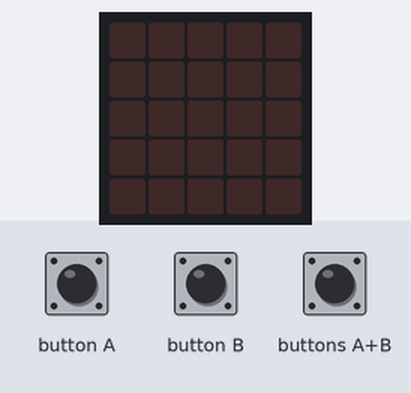
The program below on a simulated BBC micro:bit (MakeCode). Shown: the board's 5×5 LED display. The inputs (shaded band) are chosen by the test bench. Random numbers come from a fixed seed.

Above: at 1.2 s.
1.3 s: buttons A+B pressed for 0.15 s
At 2.0 s:
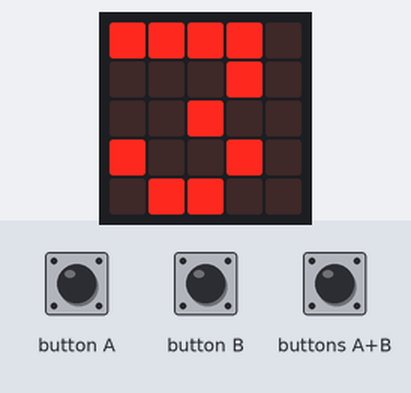
4.4 s: button A pressed for 0.15 s
At 5.1 s:
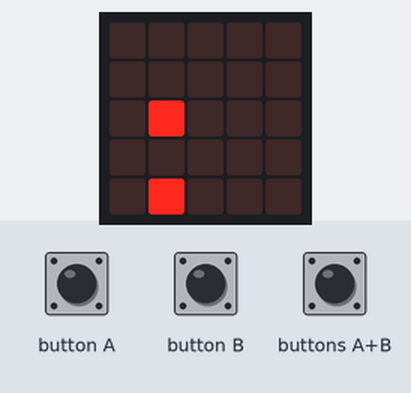
7.4 s: button B pressed for 0.15 s
At 7.88 s:
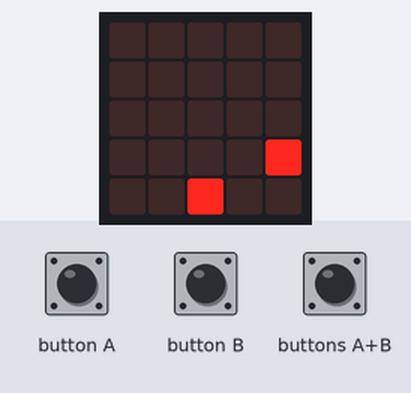
10.4 s: button A pressed for 0.15 s
At 11.24 s:
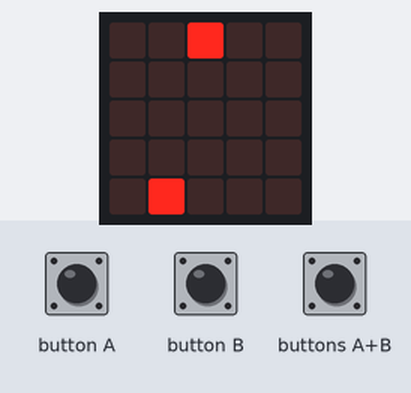
13.4 s: button B pressed for 0.15 s
At 14.12 s:
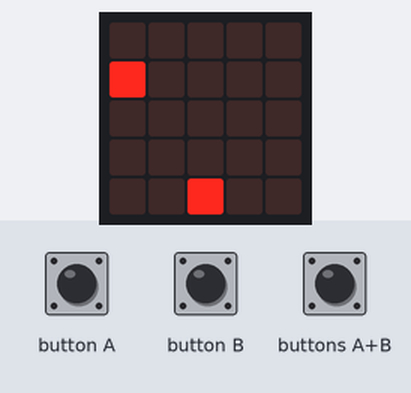
16.5 s: button A pressed for 0.15 s
At 16.99 s:
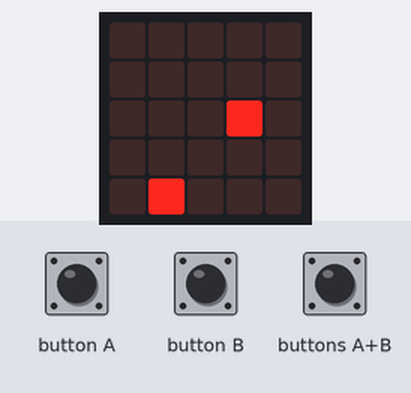
Timing chart, 0 to 19.5 s (numbered marks = the images above; inputs shaded):
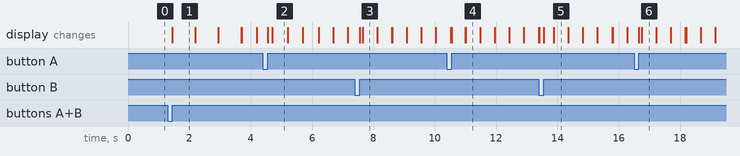

Measured:
- after the input at 1.3 s, the display: changes after 0.15 s (image 1)
- what the display in image 1 shows lasts 0.7 s, from 1.5 s to 2.2 s
- what the display in image 2 shows lasts 0.5 s, from 4.7 s to 5.2 s

The program:

main.ts
```typescript
function final () {
    basic.clearScreen()
    basic.showNumber(puntos)
    basic.pause(500)
    basic.clearScreen()
}
input.onButtonPressed(Button.A, function () {
    if (juega && cesta > 0) {
        led.unplot(cesta, 4)
        cesta = cesta - 1
        led.plot(cesta, 4)
    }
})
function inicio () {
    basic.showNumber(3)
    basic.showNumber(2)
    basic.showNumber(1)
    basic.clearScreen()
    led.plot(cesta, 4)
}
input.onButtonPressed(Button.AB, function () {
    puntos = 0
    espera = 500
    cesta = 2
    inicio()
    juega = true
    basic.pause(20000)
    juega = false
    final()
})
input.onButtonPressed(Button.B, function () {
    if (juega && cesta < 4) {
        led.unplot(cesta, 4)
        cesta = cesta + 1
        led.plot(cesta, 4)
    }
})
function manzana () {
    x = randint(0, 4)
    y = 0
    while (juega && y <= 4) {
        led.plot(x, y)
        basic.pause(espera)
        if (juega) {
            led.unplot(x, y)
            y = y + 1
        }
    }
    if (juega) {
        led.plot(cesta, 4)
    }
}
let y = 0
let x = 0
let espera = 0
let cesta = 0
let puntos = 0
let juega = false
juega = false
basic.forever(function () {
    if (juega) {
        manzana()
        if (x == cesta) {
            puntos = puntos + 1
            espera = espera - 25
        }
    }
})
```

test.ts
```typescript
// aquí va el archivo "tests"; esto no se compilará cuando este paquete se utilice como una extensión.
```
